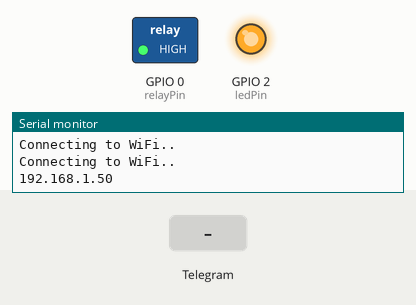
Bench run of a sketch on a simulated ESP8266 (NodeMCU). On the bench: switched loads named in the sketch (green lamp = pin HIGH), output pins drawn as LEDs (lit = HIGH), the last lines printed to the serial monitor. The test bench sets the inputs (shaded band). WiFi joins after 1.5 s; servers stay silent unless stated; the local clock reads 2024-03-15 10:24:30 at power-on unless the sketch sets it.

Above: at 3.2 s.
3.3 s: Telegram message "/on" received
At 5.3 s:
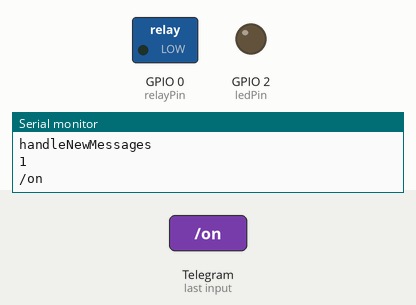
7.0 s: Telegram message "/off" received
At 8.9 s:
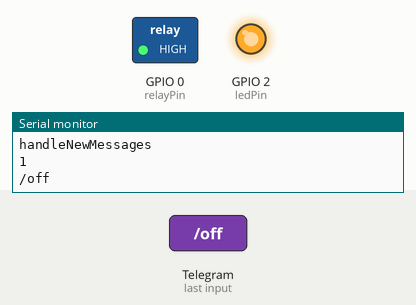
Timing chart, 0 to 10.4 s (numbered marks = the images above; inputs shaded):
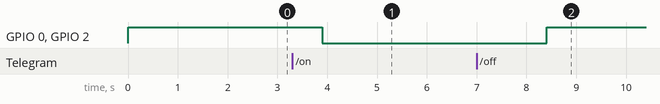

The sketch:

esp01S-NodeMCU-telegram-relay.ino
```cpp
/*
  Rui Santos .
  Complete project details at https://RandomNerdTutorials.com/telegram-control-esp32-esp8266-nodemcu-outputs/

  Project created using Brian Lough's Universal Telegram Bot Library: https://github.com/witnessmenow/Universal-Arduino-Telegram-Bot
  Example based on the Universal Arduino Telegram Bot Library: https://github.com/witnessmenow/Universal-Arduino-Telegram-Bot/blob/master/examples/ESP8266/FlashLED/FlashLED.ino

  Electronics and All November 2021
  Code adapted for the ESP01s
*/


#include <ESP8266WiFi.h>
#include <WiFiClientSecure.h>
#include <UniversalTelegramBot.h>   // Universal Telegram Bot Library written by Brian Lough: https://github.com/witnessmenow/Universal-Arduino-Telegram-Bot
#include <ArduinoJson.h>

// Replace with your network credentials
const char* ssid = "YOURSSID";
const char* password = "YOURPASSWORD";

// Initialize Telegram BOT

#define BOTtoken "12345678:ABCDEFGHIJKLMNOPQRSTUV"  // your Bot Token (Get from Botfather)

// Use @myidbot to find out the chat ID of an individual or a group
// Also note that you need to click "start" on a bot before it can
// message you
#define CHAT_ID "-789101112"

X509List cert(TELEGRAM_CERTIFICATE_ROOT);

WiFiClientSecure client;
UniversalTelegramBot bot(BOTtoken, client);

// Checks for new messages every 1 second.
int botRequestDelay = 1000;
unsigned long lastTimeBotRan;
unsigned long lastMsg = 0;
 char MsgTemp[10];

const int ledPin = 2;
const short relayPin = 0;

bool ledState = HIGH;

// Handle what happens when you receive new messages
void handleNewMessages(int numNewMessages) {
  Serial.println("handleNewMessages");
  Serial.println(String(numNewMessages));

  for (int i=0; i<numNewMessages; i++) {
    // Chat id of the requester
    String chat_id = String(bot.messages[i].chat_id);
    if (chat_id != CHAT_ID){
      bot.sendMessage(chat_id, "Unauthorized user", "");
      continue;
    }

    // Print the received message
    String text = bot.messages[i].text;
    Serial.println(text);

    String from_name = bot.messages[i].from_name;

    if (text == "/start") {
      String welcome = "Hello, " + from_name + ".\n";
      welcome += "Use the following commands to control your outputs.\n\n";
      welcome += "/on to turn RELAY ON \n";
      welcome += "/off to turn RELAY OFF \n";
      welcome += "/? to request current RELAY state \n";
      bot.sendMessage(chat_id, welcome, "");
    }

    if (text == "/?") {
      sendMsg(MsgTemp);
    }

    if (text == "/1" || text == "/on") {
      bot.sendMessage(chat_id, "RELAY set to ON", "");
      ledState = LOW;
      digitalWrite(ledPin, ledState);
      digitalWrite(relayPin, ledState);
    }

    if (text == "/2" || text == "/off") {
      bot.sendMessage(chat_id, "RELAY set to OFF", "");
      ledState = HIGH;
      digitalWrite(ledPin, ledState);
      digitalWrite(relayPin, ledState);
    }

    if (text == "/?") {
      if (digitalRead(ledPin)){
        bot.sendMessage(chat_id, "RELAY is OFF", "");
      }
      else{
        bot.sendMessage(chat_id, "RELAY is ON", "");
      }
    }
    if (text == "/p") {

      ledState = LOW;
      digitalWrite(ledPin, ledState);
      digitalWrite(relayPin, ledState);
      delay(1000);
      ledState = HIGH;
      digitalWrite(ledPin, ledState);
      digitalWrite(relayPin, ledState);
      bot.sendMessage(chat_id, "RELAY pulsed", "");
    }
  }
}

void setup() {
  Serial.begin(115200);

    configTime(0, 0, "pool.ntp.org");      // get UTC time via NTP
    client.setTrustAnchors(&cert); // Add root certificate for api.telegram.org

  pinMode(ledPin, OUTPUT);
  digitalWrite(ledPin, ledState);
  pinMode(relayPin, OUTPUT);
  digitalWrite(relayPin, ledState);

  // Connect to Wi-Fi
  WiFi.mode(WIFI_STA);
  WiFi.begin(ssid, password);

  while (WiFi.status() != WL_CONNECTED) {
    delay(1000);
    Serial.println("Connecting to WiFi..");
  }
  // Print ESP32 Local IP Address
  Serial.println(WiFi.localIP());
}

void sendMsg(char msg []){
   bot.sendMessage(CHAT_ID,msg,"");
}

void loop() {
  if (millis() > lastTimeBotRan + botRequestDelay)  {
    int numNewMessages = bot.getUpdates(bot.last_message_received + 1);

    while(numNewMessages) {
      Serial.println("got response");
      handleNewMessages(numNewMessages);
      numNewMessages = bot.getUpdates(bot.last_message_received + 1);
    }
    lastTimeBotRan = millis();

     unsigned long Millis = millis();
  if (Millis - lastMsg > 30000)
  {
    lastMsg = Millis;
  }
  }
}
```

Measured:
- after the input at 3.3 s, GPIO 0 (relayPin), GPIO 2 (ledPin): HIGH → LOW after 0.60 s
- after the input at 7.0 s, GPIO 0 (relayPin), GPIO 2 (ledPin): LOW → HIGH after 1.4 s
